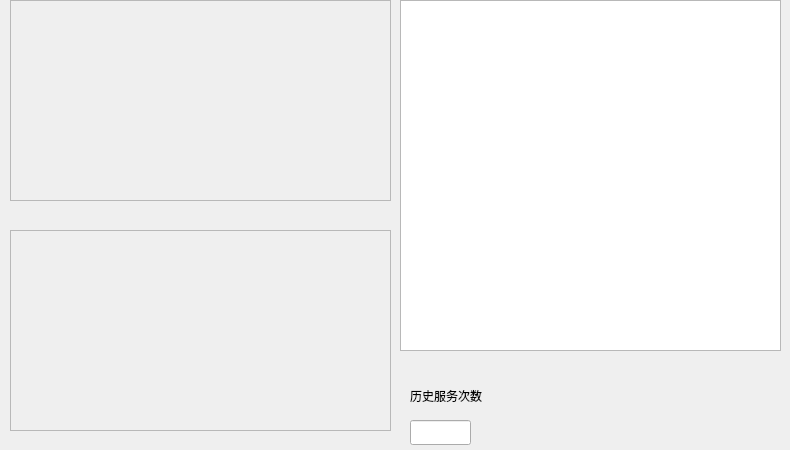
<?xml version="1.0" encoding="UTF-8"?>
<ui version="4.0">
 <class>Checkserver</class>
 <widget class="QDialog" name="Checkserver">
  <property name="geometry">
   <rect>
    <x>0</x>
    <y>0</y>
    <width>790</width>
    <height>450</height>
   </rect>
  </property>
  <property name="windowTitle">
   <string>服务生评价</string>
  </property>
  <widget class="QScrollArea" name="scrollArea_2">
   <property name="geometry">
    <rect>
     <x>10</x>
     <y>0</y>
     <width>381</width>
     <height>201</height>
    </rect>
   </property>
   <property name="widgetResizable">
    <bool>true</bool>
   </property>
   <widget class="QWidget" name="scrollAreaWidgetContents">
    <property name="geometry">
     <rect>
      <x>0</x>
      <y>0</y>
      <width>379</width>
      <height>199</height>
     </rect>
    </property>
   </widget>
  </widget>
  <widget class="QListView" name="listView">
   <property name="geometry">
    <rect>
     <x>400</x>
     <y>0</y>
     <width>381</width>
     <height>351</height>
    </rect>
   </property>
  </widget>
  <widget class="QScrollArea" name="scrollArea_3">
   <property name="geometry">
    <rect>
     <x>10</x>
     <y>230</y>
     <width>381</width>
     <height>201</height>
    </rect>
   </property>
   <property name="widgetResizable">
    <bool>true</bool>
   </property>
   <widget class="QWidget" name="scrollAreaWidgetContents_3">
    <property name="geometry">
     <rect>
      <x>0</x>
      <y>0</y>
      <width>379</width>
      <height>199</height>
     </rect>
    </property>
   </widget>
  </widget>
  <widget class="QLineEdit" name="lineEdit">
   <property name="geometry">
    <rect>
     <x>410</x>
     <y>420</y>
     <width>61</width>
     <height>25</height>
    </rect>
   </property>
  </widget>
  <widget class="QLabel" name="label">
   <property name="geometry">
    <rect>
     <x>410</x>
     <y>380</y>
     <width>101</width>
     <height>31</height>
    </rect>
   </property>
   <property name="text">
    <string>历史服务次数</string>
   </property>
  </widget>
 </widget>
 <resources/>
 <connections/>
</ui>
